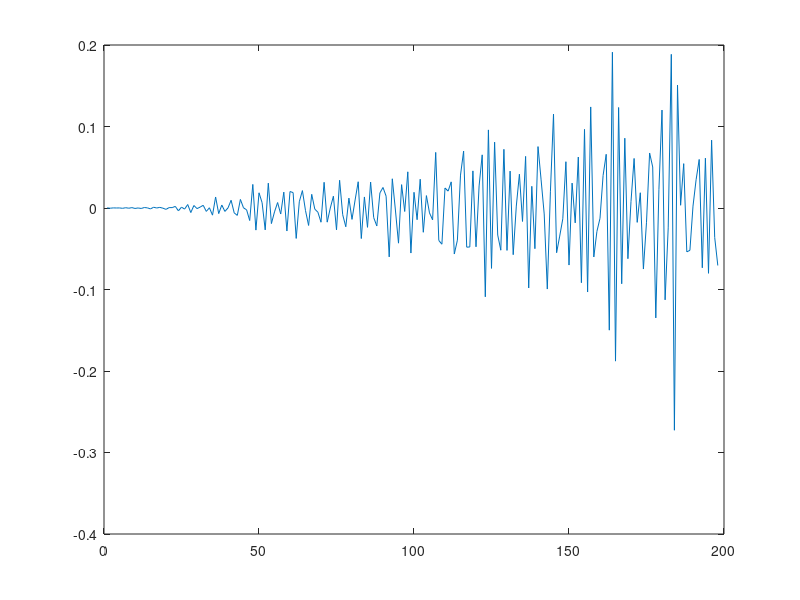

Write the MATLAB code that produced this figure. (Note: this script raises an error after producing the figure.)
%% Identification of levitator gray-box parameters by LEAST SQUARES.
% Simone Pirrera
% Oct 16, 2024
clear; close all; clc;
load('levitat_data.mat');

N = 200;
rr = (m*y(1:N-2).^2).*( (y(3:N)-2*y(2:N-1)+y(1:N-2))/Ts^2 -g);
i2 = u(1:N-2).^2;
h = rr + Km*i2;

theta_hat = [i2, ones(N-2,1)]\(-rr);

figure, plot(h)

theta = [Km;k0];
disp(table(theta,theta_hat))
